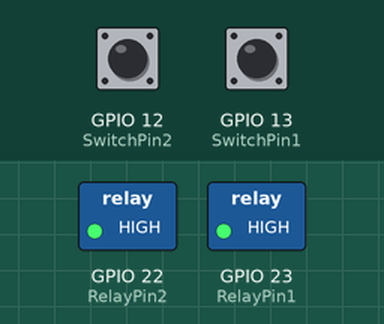
This sketch was run on a simulated ESP32. On the bench: switched loads named in the sketch (green lamp = pin HIGH). Inputs (shaded band) come from the test bench; at power-on: GPIO 12 (SwitchPin2) HIGH, GPIO 13 (SwitchPin1) HIGH. WiFi joins after 1.5 s; servers stay silent unless stated.

Above: at 1.2 s.
1.3 s: GPIO 12 (SwitchPin2) pulled LOW for 0.15 s
At 1.41 s:
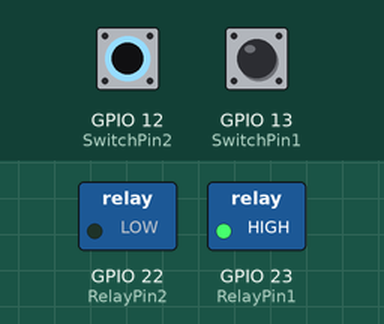
3.0 s: GPIO 13 (SwitchPin1) pulled LOW for 0.15 s
At 3.09 s:
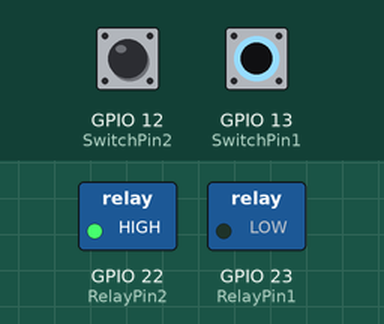
4.6 s: GPIO 13 (SwitchPin1) pulled LOW for 3.2 s
At 8.2 s:
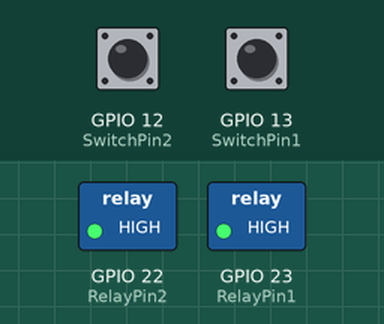
9.3 s: GPIO 12 (SwitchPin2) pulled LOW for 3.2 s
At 10.6 s:
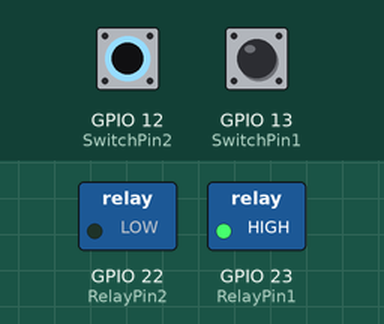
14.0 s: GPIO 12 (SwitchPin2) driven LOW and GPIO 13 (SwitchPin1) driven LOW
At 15.3 s:
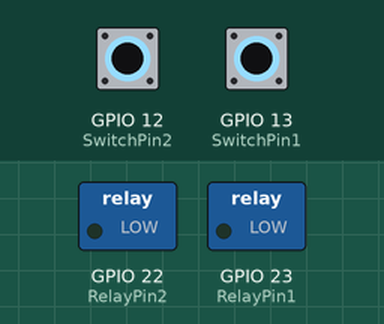
Timing chart, 0 to 16.5 s (numbered marks = the images above; inputs shaded):
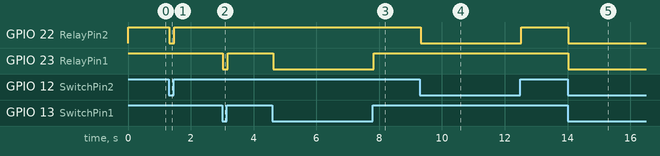

The sketch:

home_automation_blynk_wifi.ino
```cpp
#include <WiFi.h>
#include <BlynkSimpleEsp32.h>
#include <AceButton.h>
using namespace ace_button;

BlynkTimer timer;

// Define the GPIO pins connected to relays
#define RelayPin1 23  // D23
#define RelayPin2 22  // D22

// Define virtual pins for Blynk buttons
#define VPIN_BUTTON_1 V1
#define VPIN_BUTTON_2 V2

// Define relay toggle states
int toggleState_1 = HIGH; // Initial state for relay 1 (HIGH means off for low-level triggered relays)
int toggleState_2 = HIGH; // Initial state for relay 2 (HIGH means off for low-level triggered relays)

// Define button pins and AceButton objects
#define SwitchPin1 13  // D13
#define SwitchPin2 12  // D12
ButtonConfig config1;
AceButton button1(&config1);
ButtonConfig config2;
AceButton button2(&config2);

// WiFi and Blynk credentials
#define BLYNK_TEMPLATE_ID "TMPL3cvL0wvd4"
#define BLYNK_TEMPLATE_NAME "ESP32 Home Automation AllInOne"
#define BLYNK_AUTH_TOKEN "-tAvhufnChh-QXBtKJssOU0zFEXRhFmX"
#define WIFI_SSID "Muthukumar" // Your WiFi network name
#define WIFI_PASS "9791138148" // Your WiFi network password

// Blynk write functions to control the relays via the Blynk app
BLYNK_WRITE(VPIN_BUTTON_1) {
    toggleState_1 = param.asInt();
    digitalWrite(RelayPin1, !toggleState_1); // Invert state for low-level triggered relays
}

BLYNK_WRITE(VPIN_BUTTON_2) {
    toggleState_2 = param.asInt();
    digitalWrite(RelayPin2, !toggleState_2); // Invert state for low-level triggered relays
}

// Blynk connection setup and synchronization
BLYNK_CONNECTED() {
    Blynk.syncVirtual(VPIN_BUTTON_1);
    Blynk.syncVirtual(VPIN_BUTTON_2);
}

// Button event handlers for physical buttons
void button1Handler(AceButton* button, uint8_t eventType, uint8_t buttonState) {
    switch (eventType) {
        case AceButton::kEventPressed:
            digitalWrite(RelayPin1, LOW); // Relay on (LOW) for low-level triggered relay
            toggleState_1 = LOW;
            Blynk.virtualWrite(VPIN_BUTTON_1, toggleState_1);
            break;
        case AceButton::kEventReleased:
            digitalWrite(RelayPin1, HIGH); // Relay off (HIGH) for low-level triggered relay
            toggleState_1 = HIGH;
            Blynk.virtualWrite(VPIN_BUTTON_1, toggleState_1);
            break;
    }
}

void button2Handler(AceButton* button, uint8_t eventType, uint8_t buttonState) {
    switch (eventType) {
        case AceButton::kEventPressed:
            digitalWrite(RelayPin2, LOW); // Relay on (LOW) for low-level triggered relay
            toggleState_2 = LOW;
            Blynk.virtualWrite(VPIN_BUTTON_2, toggleState_2);
            break;
        case AceButton::kEventReleased:
            digitalWrite(RelayPin2, HIGH); // Relay off (HIGH) for low-level triggered relay
            toggleState_2 = HIGH;
            Blynk.virtualWrite(VPIN_BUTTON_2, toggleState_2);
            break;
    }
}

void setup() {
    Serial.begin(9600);

    // Initialize relay pins as outputs
    pinMode(RelayPin1, OUTPUT);
    pinMode(RelayPin2, OUTPUT);

    // Set initial states (off)
    digitalWrite(RelayPin1, HIGH); // Relays are low-level triggered, so HIGH turns them off
    digitalWrite(RelayPin2, HIGH); // Relays are low-level triggered, so HIGH turns them off

    // Initialize buttons with AceButton
    config1.setEventHandler(button1Handler);
    config2.setEventHandler(button2Handler);
    button1.init(SwitchPin1);
    button2.init(SwitchPin2);

    // Connect to WiFi and configure Blynk
    WiFi.begin(WIFI_SSID, WIFI_PASS);
    Blynk.config(BLYNK_AUTH_TOKEN);
}

void loop() {
    // Run Blynk and AceButton check
    Blynk.run();
    button1.check();
    button2.check();
}
```

Measured:
- after the input at 1.3 s, GPIO 22 (RelayPin2): HIGH → LOW at once, → HIGH 0.15 s later
- after the input at 3.0 s, GPIO 23 (RelayPin1): HIGH → LOW at once, → HIGH 0.15 s later
- after the input at 4.6 s, GPIO 23 (RelayPin1): HIGH → LOW at once, → HIGH 3.2 s later
- after the input at 9.3 s, GPIO 22 (RelayPin2): HIGH → LOW at once, → HIGH 3.2 s later
- after the input at 14.0 s, GPIO 22 (RelayPin2), GPIO 23 (RelayPin1): HIGH → LOW at once
